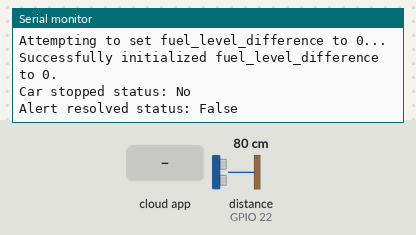
The sketch below on a simulated ESP32. Shown: the last lines printed to the serial monitor. Wiring (inferred from the names in the program): ultrasonic range finder: trigger GPIO 23; echo GPIO 22. The test bench sets the inputs (shaded band); at power-on: distance to the obstacle (sensor on GPIO 22) 80 cm. The echo pulse lasts 58.3 µs per cm; WiFi joins after 1.5 s; servers stay silent unless stated; network time is answered at once with the bench clock; the local clock reads 2024-03-15 10:24:30 at power-on unless the sketch sets it; the Firebase database answers and starts empty; not simulated (calls return 0 or success): credentials.h.

Above: at 3.0 s.
3.1 s: the phone or cloud app sets stopped to 1
At 8.0 s:
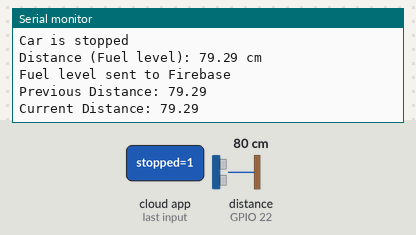
8.9 s: distance to the obstacle (sensor on GPIO 22) set to 2 cm
At 13.9 s:
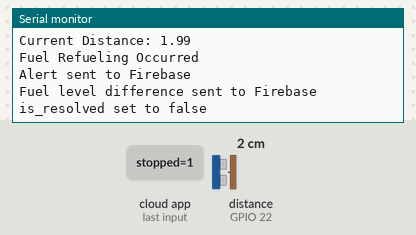
14.7 s: the phone or cloud app sets is_resolved to 1
At 18.94 s:
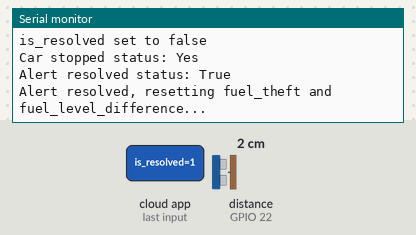
20.3 s: distance to the obstacle (sensor on GPIO 22) set to 9 cm
At 24.55 s:
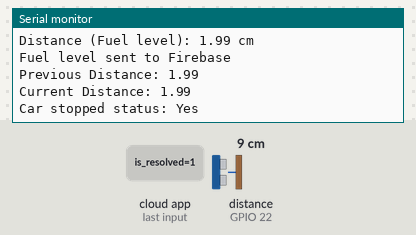
Timing chart, 0 to 26.1 s (numbered marks = the images above; inputs shaded):
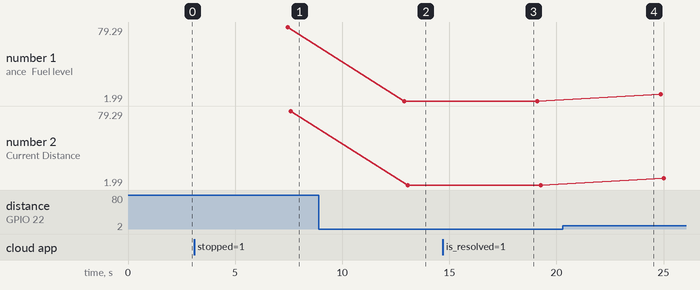

Measured:
- after the input at 3.1 s, the serial monitor: prints a new line after 4.2 s (image 1)
- after the input at 8.9 s, the serial monitor: prints a new line after 4.0 s (image 2)
- after the input at 14.7 s, the serial monitor: prints a new line after 4.1 s (image 3)
- plotted number 1: 79.29 → 1.99 after the input at 8.9 s, 1.99 → 8.93 after the input at 20.3 s
- plotted number 2: 79.29 → 1.99 after the input at 8.9 s, 1.99 → 8.93 after the input at 20.3 s

The sketch:

Final_Integrated.ino
```cpp
/*
  This Arduino code connects an ESP32 to a Wi-Fi network and Firebase to monitor vehicle fuel levels.

  - **Fuel Level Monitoring**: Utilizes an HC-SR04 ultrasonic sensor to measure the distance to fuel, indicating fuel level,
    and detects theft or refueling events by comparing previous and current readings.

  - **Firebase Integration**: Sends real-time alerts and data updates to a Firebase database,
    including fuel level, distance measurements, and alert status.

  - **Alert System**: Triggers alerts for fuel theft or refueling based on significant changes in measured distance,
    updating the Firebase database accordingly.

  - **NTP Time Synchronization**: Retrieves the current date and time from an NTP server
    to timestamp alerts accurately.
*/

#include <WiFi.h>
#include <FirebaseESP32.h>
#include <time.h>  // Include time.h for current time
#include <WiFiUdp.h>
#include <NTPClient.h>  // Include NTPClient library
#include "credentials.h"


// Wi-Fi credentials


// HC-SR04 connections
#define TRIG_PIN 23  // Trig pin connected to GPIO 23
#define ECHO_PIN 22  // Echo pin connected to GPIO 22

FirebaseData firebaseData;
FirebaseAuth auth;
FirebaseConfig config;

// NTP Client
WiFiUDP ntpUDP;
NTPClient timeClient(ntpUDP, "pool.ntp.org", 19800, 60000); // GMT+5:30 offset

long duration;
float distance;
float previousDistance = 0;  // To store the previous distance reading
bool carStopped = false;      // To track if the car is stopped
const float THRESHOLD = 2.0;  // Threshold for detecting a significant decrease/increase in distance (in cm)

void setup() {
  Serial.begin(115200);

  // Initialize GPIO pins
  pinMode(TRIG_PIN, OUTPUT);
  pinMode(ECHO_PIN, INPUT);

  // Connect to Wi-Fi
  WiFi.begin(WIFI_SSID, WIFI_PASSWORD);
  while (WiFi.status() != WL_CONNECTED) {
    delay(500);
    Serial.print(".");  // Indicate connection attempt
  }
  Serial.println("Connected to Wi-Fi");

  // Configure Firebase
  config.api_key = API_KEY;  // Set the API key
  config.database_url = FIREBASE_HOST;  // Set the Firebase database URL

  // Sign in anonymously
  if (Firebase.signUp(&config, &auth, "", "")) {
    Serial.println("Firebase Anonymous Authentication succeeded");
  } else {
    Serial.printf("Firebase sign up failed, %s\n", config.signer.signupError.message.c_str());
  }

  Firebase.begin(&config, &auth);  // Initialize Firebase
  Firebase.reconnectWiFi(true);  // Reconnect to Wi-Fi if connection is lost

  // Set initial values in Firebase for fuel_theft
  Serial.println("Attempting to set fuel_theft to 'No alert'...");
  if (Firebase.setString(firebaseData, "/alerts/fuel_theft", "No alert")) {
    Serial.println("Successfully initialized fuel_theft to 'No alert'.");
  } else {
    Serial.println("Failed to initialize fuel_theft.");
    Serial.println(firebaseData.errorReason());  // Print detailed error message
  }

  // Set initial values in Firebase for fuel_level_difference
  Serial.println("Attempting to set fuel_level_difference to 0...");
  if (Firebase.setFloat(firebaseData, "/alerts/fuel_level_difference", 0.0)) {
    Serial.println("Successfully initialized fuel_level_difference to 0.");
  } else {
    Serial.println("Failed to initialize fuel_level_difference.");
    Serial.println(firebaseData.errorReason());  // Print detailed error message
  }
}

void loop() {
  // Fetch the carStopped status from Firebase in every loop iteration
  if (Firebase.getBool(firebaseData, "/car_status/stopped")) {
    carStopped = firebaseData.boolData();  // Update the carStopped variable based on Firebase data
    Serial.print("Car stopped status: ");
    Serial.println(carStopped ? "Yes" : "No");
  } else {
    Serial.println("Failed to get car status from Firebase");
    Serial.println(firebaseData.errorReason());
  }

  // Fetch the is_resolved status from Firebase
  bool isResolved;
  if (Firebase.getBool(firebaseData, "/alerts/is_resolved")) {
    isResolved = firebaseData.boolData();  // Update the isResolved variable based on Firebase data
    Serial.print("Alert resolved status: ");
    Serial.println(isResolved ? "True" : "False");

    // If alert is resolved, reset fuel_theft and fuel_level_difference
    if (isResolved) {
      Serial.println("Alert resolved, resetting fuel_theft and fuel_level_difference...");

      // Reset fuel_theft to "No alert"
      if (Firebase.setString(firebaseData, "/alerts/fuel_theft", "No alert")) {
        Serial.println("Fuel theft alert reset to 'No alert'.");
      } else {
        Serial.println("Failed to reset fuel theft alert.");
        Serial.println(firebaseData.errorReason());
      }

      // Reset fuel_level_difference to 0
      if (Firebase.setFloat(firebaseData, "/alerts/fuel_level_difference", 0.0)) {
        Serial.println("Fuel level difference reset to 0.");
      } else {
        Serial.println("Failed to reset fuel level difference.");
        Serial.println(firebaseData.errorReason());
      }
    }
  } else {
    Serial.println("Failed to get is_resolved status from Firebase");
    Serial.println(firebaseData.errorReason());
  }

  // Clear the trigger pin
  digitalWrite(TRIG_PIN, LOW);
  delayMicroseconds(2);  // Short delay to ensure the pin is low

  // Send a 10 microsecond pulse to trigger the sensor
  digitalWrite(TRIG_PIN, HIGH);
  delayMicroseconds(10);  // Keep the pin high for 10 microseconds
  digitalWrite(TRIG_PIN, LOW);  // Set the pin low again

  // Measure the echo time in microseconds
  duration = pulseIn(ECHO_PIN, HIGH);

  // Calculate distance in centimeters (speed of sound = 343 m/s)
  distance = duration * 0.034 / 2;  // Convert echo time to distance

  // Update the NTP Client to get the current time
  timeClient.update();  // Update time from NTP server

  // Get formatted time and date
  String timeString = timeClient.getFormattedTime();  // Get current time as string
  unsigned long epochTime = timeClient.getEpochTime();  // Get epoch time
  struct tm *ptm = gmtime((time_t *)&epochTime);  // Convert to broken-down time structure

  int day = ptm->tm_mday;  // Get day of the month
  int month = ptm->tm_mon + 1;  // Get month (tm_mon is 0-11, so add 1)
  int year = ptm->tm_year + 1900;  // Get year (tm_year is years since 1900, so add 1900)

  String dateString = String(day) + "/" + String(month) + "/" + String(year);  // Create date string

  // Check if the car is stopped
  if (carStopped) {
    Serial.println("Car is stopped");

    // Print the distance (Fuel level)
    Serial.print("Distance (Fuel level): ");
    Serial.print(distance);
    Serial.println(" cm");

    // Send the distance to Firebase (fuel level data)
    if (Firebase.setFloat(firebaseData, "/sensor/fuel_level", distance)) {
      Serial.println("Fuel level sent to Firebase");
    } else {
      Serial.println("Failed to send fuel level");
      Serial.println(firebaseData.errorReason());
    }

    // Check if distance has decreased significantly
    if (previousDistance != 0) { // Only compare if previousDistance has been set
      Serial.print("Previous Distance: ");
      Serial.println(previousDistance);
      Serial.print("Current Distance: ");
      Serial.println(distance);

      if (distance < (previousDistance - THRESHOLD)) {
        float difference = previousDistance - distance;  // Calculate the difference
        Serial.println("Fuel Refueling Occurred");  // Alert for fuel refueling

        // Send alert to Firebase
        if (Firebase.setString(firebaseData, "/alerts/fuel_theft", "Fuel Refueling Occurred at Time: " + timeString + " Date: 29/09/2024")) {
          Serial.println("Alert sent to Firebase");
        } else {
          Serial.println("Failed to send alert");
          Serial.println(firebaseData.errorReason());
        }

        // Send the difference in fuel level to Firebase
        if (Firebase.setFloat(firebaseData, "/alerts/fuel_level_difference", difference)) {
          Serial.println("Fuel level difference sent to Firebase");
        } else {
          Serial.println("Failed to send fuel level difference.");
          Serial.println(firebaseData.errorReason());
        }

        // Set is_resolved to false
        if (Firebase.setBool(firebaseData, "/alerts/is_resolved", false)) {
          Serial.println("is_resolved set to false");
        } else {
          Serial.println("Failed to set is_resolved to false.");
          Serial.println(firebaseData.errorReason());
        }
      } else if (distance > (previousDistance + THRESHOLD)) {  // Check for significant increase
        float difference = distance - previousDistance;  // Calculate the difference
        Serial.println("Alert: Possible Fuel Theft Detected");  // Alert for possible fuel theft

        // Send alert to Firebase
        if (Firebase.setString(firebaseData, "/alerts/fuel_theft", "Possible Fuel Theft Detected at Time: " + timeString + " Date: 29/09/2024")) {
          Serial.println("Alert sent to Firebase");
        } else {
          Serial.println("Failed to send alert.");
          Serial.println(firebaseData.errorReason());
        }

        // Send the difference in fuel level to Firebase
        if (Firebase.setFloat(firebaseData, "/alerts/fuel_level_difference", difference)) {
          Serial.println("Fuel level difference sent to Firebase");
        } else {
          Serial.println("Failed to send fuel level difference.");
          Serial.println(firebaseData.errorReason());
        }

        // Set is_resolved to false
        if (Firebase.setBool(firebaseData, "/alerts/is_resolved", false)) {
          Serial.println("is_resolved set to false.");
        } else {
          Serial.println("Failed to set is_resolved to false.");
          Serial.println(firebaseData.errorReason());
        }
      }
    }
  }

  previousDistance = distance;  // Update the previous distance

  delay(5000);  // Delay for 5 seconds before next iteration
}
```
